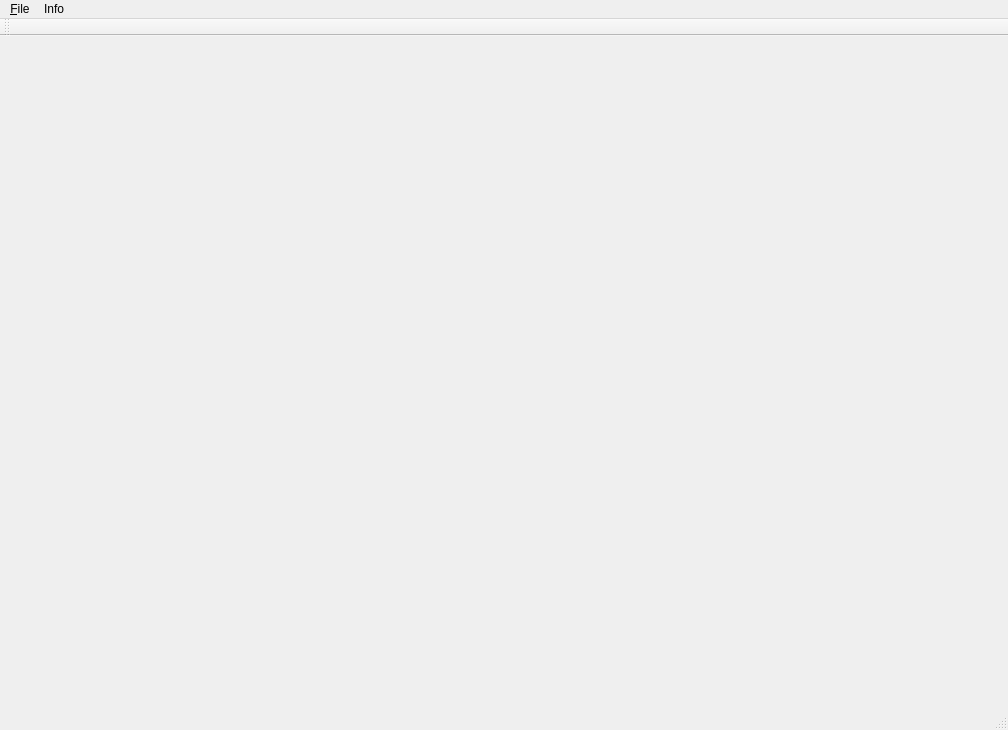
<?xml version="1.0" encoding="UTF-8"?>
<ui version="4.0">
 <class>MainWindow</class>
 <widget class="QMainWindow" name="MainWindow">
  <property name="geometry">
   <rect>
    <x>0</x>
    <y>0</y>
    <width>1008</width>
    <height>730</height>
   </rect>
  </property>
  <property name="sizePolicy">
   <sizepolicy hsizetype="Expanding" vsizetype="Expanding">
    <horstretch>0</horstretch>
    <verstretch>0</verstretch>
   </sizepolicy>
  </property>
  <property name="windowTitle">
   <string>Mirage-Engine</string>
  </property>
  <widget class="QMenuBar" name="menuBar">
   <property name="geometry">
    <rect>
     <x>0</x>
     <y>0</y>
     <width>1008</width>
     <height>30</height>
    </rect>
   </property>
   <widget class="QMenu" name="menuInfo">
    <property name="title">
     <string>Info</string>
    </property>
    <addaction name="action_Version_OpenGL"/>
   </widget>
   <widget class="QMenu" name="menu_Demo">
    <property name="title">
     <string>&amp;File</string>
    </property>
   </widget>
   <addaction name="menu_Demo"/>
   <addaction name="menuInfo"/>
  </widget>
  <widget class="QToolBar" name="mainToolBar">
   <property name="enabled">
    <bool>true</bool>
   </property>
   <attribute name="toolBarArea">
    <enum>TopToolBarArea</enum>
   </attribute>
   <attribute name="toolBarBreak">
    <bool>false</bool>
   </attribute>
  </widget>
  <widget class="QStatusBar" name="statusBar">
   <property name="enabled">
    <bool>true</bool>
   </property>
  </widget>
  <action name="action_Version_OpenGL">
   <property name="text">
    <string>&amp;Version OpenGL</string>
   </property>
  </action>
 </widget>
 <resources/>
 <connections/>
</ui>
